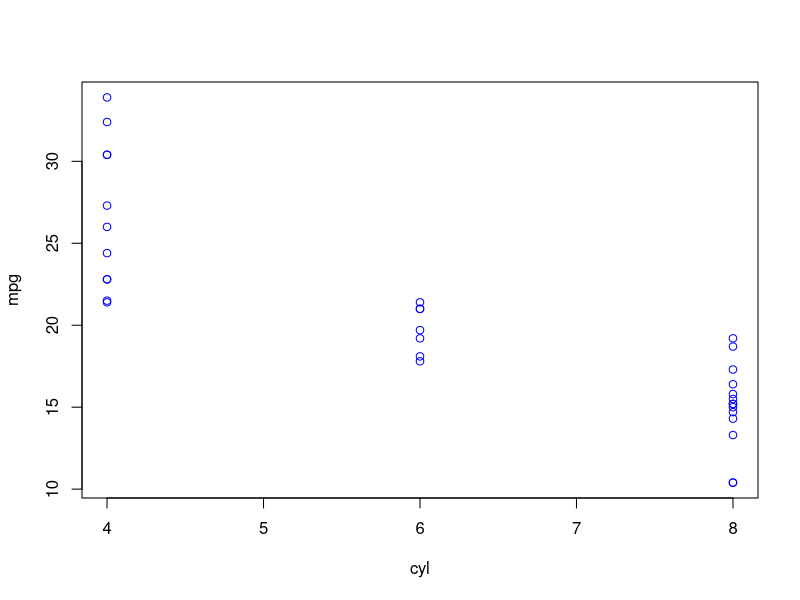

This figure's R source:
########
# This is just a trial script
# by @jcvdav
#
#

attach(mtcars)
windows()
plot(cyl,mpg, col="blue")

# End of this script